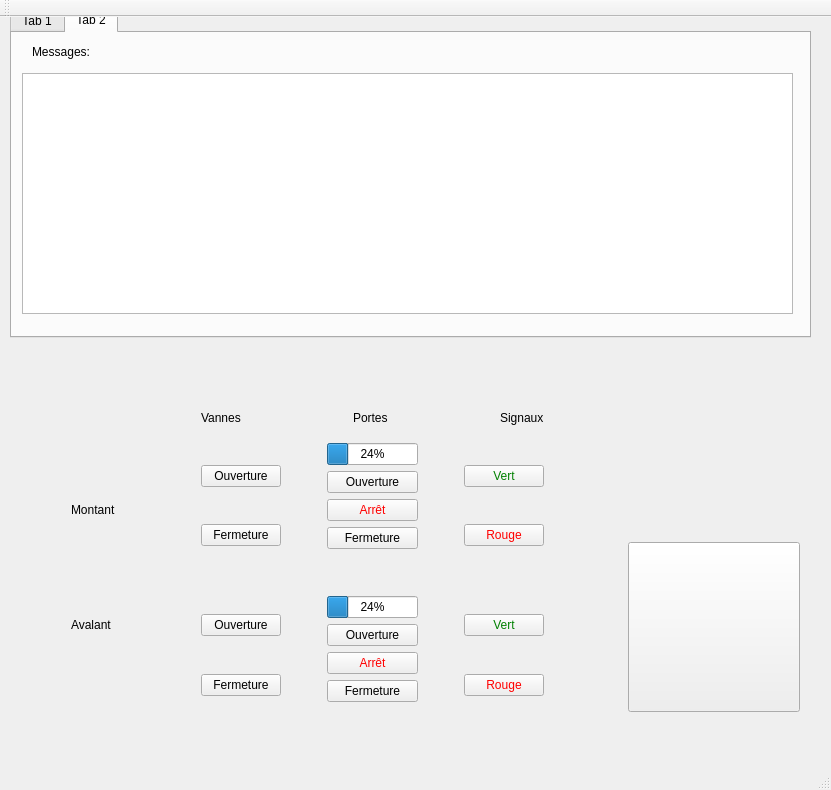
<?xml version="1.0" encoding="UTF-8"?>
<ui version="4.0">
 <class>MainWindow</class>
 <widget class="QMainWindow" name="MainWindow">
  <property name="geometry">
   <rect>
    <x>0</x>
    <y>0</y>
    <width>831</width>
    <height>790</height>
   </rect>
  </property>
  <property name="windowTitle">
   <string>MainWindow</string>
  </property>
  <widget class="QWidget" name="centralWidget">
   <widget class="QStackedWidget" name="stackedWidget">
    <property name="geometry">
     <rect>
      <x>40</x>
      <y>340</y>
      <width>781</width>
      <height>401</height>
     </rect>
    </property>
    <property name="layoutDirection">
     <enum>Qt::LeftToRight</enum>
    </property>
    <property name="currentIndex">
     <number>1</number>
    </property>
    <widget class="QWidget" name="IHMAuto">
     <widget class="QWidget" name="horizontalLayoutWidget">
      <property name="geometry">
       <rect>
        <x>100</x>
        <y>90</y>
        <width>581</width>
        <height>211</height>
       </rect>
      </property>
      <layout class="QHBoxLayout" name="horizontalLayout_3">
       <item>
        <layout class="QVBoxLayout" name="verticalLayout_2">
         <item>
          <widget class="QPushButton" name="buttonMontant">
           <property name="minimumSize">
            <size>
             <width>77</width>
             <height>50</height>
            </size>
           </property>
           <property name="styleSheet">
            <string notr="true">#buttonMontant{
border-image: url(/home/victor/cours/IHM/IHMEcluse/images/haut.png);
}</string>
           </property>
           <property name="text">
            <string/>
           </property>
          </widget>
         </item>
         <item>
          <widget class="QPushButton" name="buttonAvalant">
           <property name="minimumSize">
            <size>
             <width>89</width>
             <height>74</height>
            </size>
           </property>
           <property name="styleSheet">
            <string notr="true">#buttonAvalant{
border-image: url(/home/victor/cours/IHM/IHMEcluse/images/bas.png);
}</string>
           </property>
           <property name="text">
            <string/>
           </property>
          </widget>
         </item>
        </layout>
       </item>
       <item>
        <spacer name="horizontalSpacer_2">
         <property name="orientation">
          <enum>Qt::Horizontal</enum>
         </property>
         <property name="sizeHint" stdset="0">
          <size>
           <width>40</width>
           <height>20</height>
          </size>
         </property>
        </spacer>
       </item>
       <item>
        <layout class="QHBoxLayout" name="horizontalLayout_4">
         <item>
          <widget class="QPushButton" name="buttonEnter">
           <property name="text">
            <string>Entrer</string>
           </property>
          </widget>
         </item>
         <item>
          <widget class="QPushButton" name="buttonExit">
           <property name="text">
            <string>Sortir</string>
           </property>
          </widget>
         </item>
        </layout>
       </item>
       <item>
        <spacer name="horizontalSpacer">
         <property name="orientation">
          <enum>Qt::Horizontal</enum>
         </property>
         <property name="sizeHint" stdset="0">
          <size>
           <width>40</width>
           <height>20</height>
          </size>
         </property>
        </spacer>
       </item>
       <item>
        <layout class="QGridLayout" name="gridLayout_5">
         <item row="0" column="0">
          <widget class="QPushButton" name="buttonStopAuto">
           <property name="minimumSize">
            <size>
             <width>172</width>
             <height>170</height>
            </size>
           </property>
           <property name="styleSheet">
            <string notr="true">#buttonStopAuto{
border-image: url(/home/victor/cours/IHM/IHMEcluse/images/urgence_relache.png);
}


#buttonStopAuto:pressed{
border-image: url(/home/victor/cours/IHM/IHMEcluse/images/arret_urgence.png);
}</string>
           </property>
           <property name="text">
            <string/>
           </property>
          </widget>
         </item>
        </layout>
       </item>
      </layout>
     </widget>
    </widget>
    <widget class="QWidget" name="IHMMan">
     <widget class="QWidget" name="horizontalLayoutWidget_4">
      <property name="geometry">
       <rect>
        <x>20</x>
        <y>40</y>
        <width>751</width>
        <height>341</height>
       </rect>
      </property>
      <layout class="QHBoxLayout" name="horizontalLayout_6">
       <item>
        <layout class="QVBoxLayout" name="verticalLayout_5">
         <item>
          <spacer name="verticalSpacer">
           <property name="orientation">
            <enum>Qt::Vertical</enum>
           </property>
           <property name="sizeHint" stdset="0">
            <size>
             <width>20</width>
             <height>40</height>
            </size>
           </property>
          </spacer>
         </item>
         <item>
          <widget class="QLabel" name="label_4">
           <property name="text">
            <string>Montant</string>
           </property>
          </widget>
         </item>
         <item>
          <spacer name="verticalSpacer_2">
           <property name="orientation">
            <enum>Qt::Vertical</enum>
           </property>
           <property name="sizeHint" stdset="0">
            <size>
             <width>20</width>
             <height>40</height>
            </size>
           </property>
          </spacer>
         </item>
         <item>
          <widget class="QLabel" name="label_5">
           <property name="text">
            <string>Avalant</string>
           </property>
          </widget>
         </item>
         <item>
          <spacer name="verticalSpacer_3">
           <property name="orientation">
            <enum>Qt::Vertical</enum>
           </property>
           <property name="sizeHint" stdset="0">
            <size>
             <width>20</width>
             <height>40</height>
            </size>
           </property>
          </spacer>
         </item>
        </layout>
       </item>
       <item>
        <spacer name="horizontalSpacer_8">
         <property name="orientation">
          <enum>Qt::Horizontal</enum>
         </property>
         <property name="sizeHint" stdset="0">
          <size>
           <width>40</width>
           <height>20</height>
          </size>
         </property>
        </spacer>
       </item>
       <item>
        <layout class="QVBoxLayout" name="verticalLayout_4">
         <item>
          <spacer name="verticalSpacer_4">
           <property name="orientation">
            <enum>Qt::Vertical</enum>
           </property>
           <property name="sizeHint" stdset="0">
            <size>
             <width>20</width>
             <height>40</height>
            </size>
           </property>
          </spacer>
         </item>
         <item>
          <layout class="QHBoxLayout" name="horizontalLayout_5">
           <item>
            <widget class="QLabel" name="label">
             <property name="text">
              <string>Vannes</string>
             </property>
            </widget>
           </item>
           <item>
            <spacer name="horizontalSpacer_5">
             <property name="orientation">
              <enum>Qt::Horizontal</enum>
             </property>
             <property name="sizeHint" stdset="0">
              <size>
               <width>40</width>
               <height>20</height>
              </size>
             </property>
            </spacer>
           </item>
           <item>
            <widget class="QLabel" name="label_2">
             <property name="text">
              <string>Portes</string>
             </property>
            </widget>
           </item>
           <item>
            <spacer name="horizontalSpacer_6">
             <property name="orientation">
              <enum>Qt::Horizontal</enum>
             </property>
             <property name="sizeHint" stdset="0">
              <size>
               <width>40</width>
               <height>20</height>
              </size>
             </property>
            </spacer>
           </item>
           <item>
            <widget class="QLabel" name="label_3">
             <property name="text">
              <string>Signaux</string>
             </property>
            </widget>
           </item>
          </layout>
         </item>
         <item>
          <spacer name="verticalSpacer_6">
           <property name="orientation">
            <enum>Qt::Vertical</enum>
           </property>
           <property name="sizeHint" stdset="0">
            <size>
             <width>20</width>
             <height>40</height>
            </size>
           </property>
          </spacer>
         </item>
         <item>
          <layout class="QHBoxLayout" name="horizontalLayout_2">
           <item>
            <layout class="QVBoxLayout" name="groupeButtonVannes">
             <item>
              <layout class="QVBoxLayout" name="groupeVanneMontant">
               <item>
                <spacer name="verticalSpacer_7">
                 <property name="orientation">
                  <enum>Qt::Vertical</enum>
                 </property>
                 <property name="sizeHint" stdset="0">
                  <size>
                   <width>20</width>
                   <height>40</height>
                  </size>
                 </property>
                </spacer>
               </item>
               <item>
                <widget class="QPushButton" name="vanneMontantOuv">
                 <property name="styleSheet">
                  <string notr="true">#vanneMontantOuv{background-image: url(:/fleche.png)}</string>
                 </property>
                 <property name="text">
                  <string>Ouverture</string>
                 </property>
                </widget>
               </item>
               <item>
                <spacer name="verticalSpacer_8">
                 <property name="orientation">
                  <enum>Qt::Vertical</enum>
                 </property>
                 <property name="sizeHint" stdset="0">
                  <size>
                   <width>20</width>
                   <height>40</height>
                  </size>
                 </property>
                </spacer>
               </item>
               <item>
                <widget class="QPushButton" name="vanneMontantFerm">
                 <property name="text">
                  <string>Fermeture</string>
                 </property>
                </widget>
               </item>
               <item>
                <spacer name="verticalSpacer_9">
                 <property name="orientation">
                  <enum>Qt::Vertical</enum>
                 </property>
                 <property name="sizeHint" stdset="0">
                  <size>
                   <width>20</width>
                   <height>40</height>
                  </size>
                 </property>
                </spacer>
               </item>
              </layout>
             </item>
             <item>
              <layout class="QVBoxLayout" name="groupeVanneAvalant">
               <item>
                <spacer name="verticalSpacer_10">
                 <property name="orientation">
                  <enum>Qt::Vertical</enum>
                 </property>
                 <property name="sizeHint" stdset="0">
                  <size>
                   <width>20</width>
                   <height>40</height>
                  </size>
                 </property>
                </spacer>
               </item>
               <item>
                <widget class="QPushButton" name="vanneAvalantOuv">
                 <property name="text">
                  <string>Ouverture</string>
                 </property>
                </widget>
               </item>
               <item>
                <spacer name="verticalSpacer_11">
                 <property name="orientation">
                  <enum>Qt::Vertical</enum>
                 </property>
                 <property name="sizeHint" stdset="0">
                  <size>
                   <width>20</width>
                   <height>40</height>
                  </size>
                 </property>
                </spacer>
               </item>
               <item>
                <widget class="QPushButton" name="vanneAvalantFerm">
                 <property name="text">
                  <string>Fermeture</string>
                 </property>
                </widget>
               </item>
               <item>
                <spacer name="verticalSpacer_12">
                 <property name="orientation">
                  <enum>Qt::Vertical</enum>
                 </property>
                 <property name="sizeHint" stdset="0">
                  <size>
                   <width>20</width>
                   <height>40</height>
                  </size>
                 </property>
                </spacer>
               </item>
              </layout>
             </item>
            </layout>
           </item>
           <item>
            <spacer name="horizontalSpacer_3">
             <property name="orientation">
              <enum>Qt::Horizontal</enum>
             </property>
             <property name="sizeHint" stdset="0">
              <size>
               <width>40</width>
               <height>20</height>
              </size>
             </property>
            </spacer>
           </item>
           <item>
            <layout class="QVBoxLayout" name="groupeButtonPortes">
             <item>
              <spacer name="verticalSpacer_19">
               <property name="orientation">
                <enum>Qt::Vertical</enum>
               </property>
               <property name="sizeHint" stdset="0">
                <size>
                 <width>20</width>
                 <height>40</height>
                </size>
               </property>
              </spacer>
             </item>
             <item>
              <widget class="QProgressBar" name="progressPorteMontant">
               <property name="value">
                <number>24</number>
               </property>
              </widget>
             </item>
             <item>
              <layout class="QVBoxLayout" name="groupePorteMontant">
               <item>
                <widget class="QPushButton" name="porteMontantOuv">
                 <property name="styleSheet">
                  <string notr="true"/>
                 </property>
                 <property name="text">
                  <string>Ouverture</string>
                 </property>
                </widget>
               </item>
               <item>
                <widget class="QPushButton" name="porteMontantArret">
                 <property name="minimumSize">
                  <size>
                   <width>0</width>
                   <height>0</height>
                  </size>
                 </property>
                 <property name="styleSheet">
                  <string notr="true">#porteMontantArret{
color: red
}</string>
                 </property>
                 <property name="text">
                  <string>Arrêt</string>
                 </property>
                </widget>
               </item>
               <item>
                <widget class="QPushButton" name="porteMontantFerm">
                 <property name="styleSheet">
                  <string notr="true"/>
                 </property>
                 <property name="text">
                  <string>Fermeture</string>
                 </property>
                </widget>
               </item>
               <item>
                <spacer name="verticalSpacer_20">
                 <property name="orientation">
                  <enum>Qt::Vertical</enum>
                 </property>
                 <property name="sizeHint" stdset="0">
                  <size>
                   <width>20</width>
                   <height>40</height>
                  </size>
                 </property>
                </spacer>
               </item>
              </layout>
             </item>
             <item>
              <spacer name="verticalSpacer_5">
               <property name="orientation">
                <enum>Qt::Vertical</enum>
               </property>
               <property name="sizeHint" stdset="0">
                <size>
                 <width>20</width>
                 <height>40</height>
                </size>
               </property>
              </spacer>
             </item>
             <item>
              <layout class="QVBoxLayout" name="groupePorteAvalant">
               <item>
                <spacer name="verticalSpacer_21">
                 <property name="orientation">
                  <enum>Qt::Vertical</enum>
                 </property>
                 <property name="sizeHint" stdset="0">
                  <size>
                   <width>20</width>
                   <height>40</height>
                  </size>
                 </property>
                </spacer>
               </item>
               <item>
                <widget class="QProgressBar" name="progressPorteAvalant">
                 <property name="value">
                  <number>24</number>
                 </property>
                </widget>
               </item>
               <item>
                <widget class="QPushButton" name="porteAvalantOuv">
                 <property name="styleSheet">
                  <string notr="true"/>
                 </property>
                 <property name="text">
                  <string>Ouverture</string>
                 </property>
                </widget>
               </item>
               <item>
                <widget class="QPushButton" name="porteAvalantArret">
                 <property name="styleSheet">
                  <string notr="true">#porteAvalantArret{
color: red
}</string>
                 </property>
                 <property name="text">
                  <string>Arrêt</string>
                 </property>
                </widget>
               </item>
               <item>
                <widget class="QPushButton" name="porteAvalantFerm">
                 <property name="styleSheet">
                  <string notr="true"/>
                 </property>
                 <property name="text">
                  <string>Fermeture</string>
                 </property>
                </widget>
               </item>
               <item>
                <spacer name="verticalSpacer_22">
                 <property name="orientation">
                  <enum>Qt::Vertical</enum>
                 </property>
                 <property name="sizeHint" stdset="0">
                  <size>
                   <width>20</width>
                   <height>40</height>
                  </size>
                 </property>
                </spacer>
               </item>
              </layout>
             </item>
            </layout>
           </item>
           <item>
            <spacer name="horizontalSpacer_4">
             <property name="orientation">
              <enum>Qt::Horizontal</enum>
             </property>
             <property name="sizeHint" stdset="0">
              <size>
               <width>40</width>
               <height>20</height>
              </size>
             </property>
            </spacer>
           </item>
           <item>
            <layout class="QVBoxLayout" name="groupeButtonSignaux">
             <item>
              <layout class="QVBoxLayout" name="signauxMontant">
               <item>
                <spacer name="verticalSpacer_13">
                 <property name="orientation">
                  <enum>Qt::Vertical</enum>
                 </property>
                 <property name="sizeHint" stdset="0">
                  <size>
                   <width>20</width>
                   <height>40</height>
                  </size>
                 </property>
                </spacer>
               </item>
               <item>
                <widget class="QPushButton" name="vertMontant">
                 <property name="styleSheet">
                  <string notr="true">#vertMontant{color: green}</string>
                 </property>
                 <property name="text">
                  <string>Vert</string>
                 </property>
                </widget>
               </item>
               <item>
                <spacer name="verticalSpacer_14">
                 <property name="orientation">
                  <enum>Qt::Vertical</enum>
                 </property>
                 <property name="sizeHint" stdset="0">
                  <size>
                   <width>20</width>
                   <height>40</height>
                  </size>
                 </property>
                </spacer>
               </item>
               <item>
                <widget class="QPushButton" name="rougeMontant">
                 <property name="styleSheet">
                  <string notr="true">#rougeMontant{color: red}</string>
                 </property>
                 <property name="text">
                  <string>Rouge</string>
                 </property>
                </widget>
               </item>
               <item>
                <spacer name="verticalSpacer_18">
                 <property name="orientation">
                  <enum>Qt::Vertical</enum>
                 </property>
                 <property name="sizeHint" stdset="0">
                  <size>
                   <width>20</width>
                   <height>40</height>
                  </size>
                 </property>
                </spacer>
               </item>
              </layout>
             </item>
             <item>
              <layout class="QVBoxLayout" name="signauxAvalant">
               <item>
                <spacer name="verticalSpacer_15">
                 <property name="orientation">
                  <enum>Qt::Vertical</enum>
                 </property>
                 <property name="sizeHint" stdset="0">
                  <size>
                   <width>20</width>
                   <height>40</height>
                  </size>
                 </property>
                </spacer>
               </item>
               <item>
                <widget class="QPushButton" name="vertAvalant">
                 <property name="styleSheet">
                  <string notr="true">#vertAvalant{color: green}</string>
                 </property>
                 <property name="text">
                  <string>Vert</string>
                 </property>
                </widget>
               </item>
               <item>
                <spacer name="verticalSpacer_16">
                 <property name="orientation">
                  <enum>Qt::Vertical</enum>
                 </property>
                 <property name="sizeHint" stdset="0">
                  <size>
                   <width>20</width>
                   <height>40</height>
                  </size>
                 </property>
                </spacer>
               </item>
               <item>
                <widget class="QPushButton" name="rougeAvalant">
                 <property name="styleSheet">
                  <string notr="true">#rougeAvalant{color: red}</string>
                 </property>
                 <property name="text">
                  <string>Rouge</string>
                 </property>
                </widget>
               </item>
               <item>
                <spacer name="verticalSpacer_17">
                 <property name="orientation">
                  <enum>Qt::Vertical</enum>
                 </property>
                 <property name="sizeHint" stdset="0">
                  <size>
                   <width>20</width>
                   <height>40</height>
                  </size>
                 </property>
                </spacer>
               </item>
              </layout>
             </item>
            </layout>
           </item>
          </layout>
         </item>
        </layout>
       </item>
       <item>
        <spacer name="horizontalSpacer_7">
         <property name="orientation">
          <enum>Qt::Horizontal</enum>
         </property>
         <property name="sizeHint" stdset="0">
          <size>
           <width>40</width>
           <height>20</height>
          </size>
         </property>
        </spacer>
       </item>
       <item>
        <layout class="QVBoxLayout" name="groupeButtonUrgence">
         <item>
          <widget class="QLabel" name="alarme">
           <property name="maximumSize">
            <size>
             <width>100</width>
             <height>100</height>
            </size>
           </property>
           <property name="styleSheet">
            <string notr="true">#alarme{
border-image: url(/home/victor/cours/IHM/IHMEcluse/images/voyant_rouge_eteind.png)
}</string>
           </property>
           <property name="text">
            <string/>
           </property>
           <property name="pixmap">
            <pixmap resource="images.qrc">:/images/voyant_rouge_eteind.png</pixmap>
           </property>
           <property name="scaledContents">
            <bool>true</bool>
           </property>
          </widget>
         </item>
         <item>
          <widget class="QPushButton" name="buttonStopMan">
           <property name="minimumSize">
            <size>
             <width>172</width>
             <height>170</height>
            </size>
           </property>
           <property name="styleSheet">
            <string notr="true"/>
           </property>
           <property name="text">
            <string/>
           </property>
           <property name="icon">
            <iconset resource="images.qrc">
             <normaloff>:/images/urgence_relache.png</normaloff>
             <normalon>:/images/urgence_relache.png</normalon>
             <activeoff>:/images/arret_urgence.png</activeoff>:/images/urgence_relache.png</iconset>
           </property>
           <property name="iconSize">
            <size>
             <width>100</width>
             <height>100</height>
            </size>
           </property>
          </widget>
         </item>
        </layout>
       </item>
      </layout>
     </widget>
    </widget>
   </widget>
   <widget class="QTabWidget" name="tabWidget_2">
    <property name="geometry">
     <rect>
      <x>10</x>
      <y>-10</y>
      <width>801</width>
      <height>331</height>
     </rect>
    </property>
    <property name="currentIndex">
     <number>1</number>
    </property>
    <widget class="QWidget" name="tab">
     <attribute name="title">
      <string>Tab 1</string>
     </attribute>
     <widget class="QLabel" name="ecluse">
      <property name="geometry">
       <rect>
        <x>70</x>
        <y>40</y>
        <width>521</width>
        <height>231</height>
       </rect>
      </property>
      <property name="minimumSize">
       <size>
        <width>500</width>
        <height>200</height>
       </size>
      </property>
      <property name="styleSheet">
       <string notr="true"/>
      </property>
      <property name="text">
       <string/>
      </property>
      <property name="pixmap">
       <pixmap resource="images.qrc">:/images/ecluse.png</pixmap>
      </property>
      <property name="scaledContents">
       <bool>true</bool>
      </property>
     </widget>
     <widget class="QLabel" name="vanneMontant">
      <property name="geometry">
       <rect>
        <x>180</x>
        <y>40</y>
        <width>16</width>
        <height>50</height>
       </rect>
      </property>
      <property name="minimumSize">
       <size>
        <width>0</width>
        <height>0</height>
       </size>
      </property>
      <property name="maximumSize">
       <size>
        <width>30</width>
        <height>50</height>
       </size>
      </property>
      <property name="styleSheet">
       <string notr="true">#vanneMontant{
background-color: black;
}</string>
      </property>
      <property name="text">
       <string/>
      </property>
      <property name="scaledContents">
       <bool>true</bool>
      </property>
     </widget>
     <widget class="QLabel" name="vanneAvalant">
      <property name="geometry">
       <rect>
        <x>460</x>
        <y>40</y>
        <width>16</width>
        <height>51</height>
       </rect>
      </property>
      <property name="styleSheet">
       <string notr="true">#vanneAvalant{
background-color: black;
}</string>
      </property>
      <property name="text">
       <string/>
      </property>
      <property name="scaledContents">
       <bool>false</bool>
      </property>
     </widget>
     <widget class="QLabel" name="signalMontant">
      <property name="geometry">
       <rect>
        <x>80</x>
        <y>250</y>
        <width>21</width>
        <height>21</height>
       </rect>
      </property>
      <property name="styleSheet">
       <string notr="true"/>
      </property>
      <property name="text">
       <string/>
      </property>
      <property name="pixmap">
       <pixmap resource="images.qrc">:/images/voyant_rouge_allume.png</pixmap>
      </property>
      <property name="scaledContents">
       <bool>true</bool>
      </property>
     </widget>
     <widget class="QLabel" name="signalAvalant">
      <property name="geometry">
       <rect>
        <x>560</x>
        <y>250</y>
        <width>21</width>
        <height>21</height>
       </rect>
      </property>
      <property name="styleSheet">
       <string notr="true"/>
      </property>
      <property name="text">
       <string/>
      </property>
      <property name="pixmap">
       <pixmap resource="images.qrc">:/images/voyant_rouge_allume.png</pixmap>
      </property>
      <property name="scaledContents">
       <bool>true</bool>
      </property>
     </widget>
     <widget class="QProgressBar" name="waterLevel">
      <property name="geometry">
       <rect>
        <x>710</x>
        <y>40</y>
        <width>41</width>
        <height>231</height>
       </rect>
      </property>
      <property name="layoutDirection">
       <enum>Qt::LeftToRight</enum>
      </property>
      <property name="value">
       <number>24</number>
      </property>
      <property name="textVisible">
       <bool>false</bool>
      </property>
      <property name="orientation">
       <enum>Qt::Vertical</enum>
      </property>
      <property name="textDirection">
       <enum>QProgressBar::TopToBottom</enum>
      </property>
     </widget>
     <widget class="QLabel" name="porteAvalant">
      <property name="geometry">
       <rect>
        <x>450</x>
        <y>140</y>
        <width>21</width>
        <height>91</height>
       </rect>
      </property>
      <property name="styleSheet">
       <string notr="true">#porteAvalant{
background-color: black
}</string>
      </property>
      <property name="text">
       <string/>
      </property>
     </widget>
     <widget class="QLabel" name="porteMontant">
      <property name="geometry">
       <rect>
        <x>190</x>
        <y>140</y>
        <width>21</width>
        <height>91</height>
       </rect>
      </property>
      <property name="styleSheet">
       <string notr="true">#porteMontant{
background-color: black
}</string>
      </property>
      <property name="text">
       <string/>
      </property>
     </widget>
     <widget class="QLabel" name="vanneMontant_4">
      <property name="geometry">
       <rect>
        <x>360</x>
        <y>230</y>
        <width>16</width>
        <height>51</height>
       </rect>
      </property>
      <property name="styleSheet">
       <string notr="true">#vanneMontant{
background-color: black;
}</string>
      </property>
      <property name="text">
       <string/>
      </property>
      <property name="scaledContents">
       <bool>true</bool>
      </property>
     </widget>
    </widget>
    <widget class="QWidget" name="tab_4">
     <attribute name="title">
      <string>Tab 2</string>
     </attribute>
     <widget class="QTextBrowser" name="messageDisplay">
      <property name="geometry">
       <rect>
        <x>10</x>
        <y>40</y>
        <width>771</width>
        <height>241</height>
       </rect>
      </property>
     </widget>
     <widget class="QLabel" name="label_7">
      <property name="geometry">
       <rect>
        <x>20</x>
        <y>10</y>
        <width>81</width>
        <height>17</height>
       </rect>
      </property>
      <property name="text">
       <string>Messages:</string>
      </property>
     </widget>
    </widget>
   </widget>
  </widget>
  <widget class="QMenuBar" name="menuBar">
   <property name="geometry">
    <rect>
     <x>0</x>
     <y>0</y>
     <width>831</width>
     <height>25</height>
    </rect>
   </property>
  </widget>
  <widget class="QToolBar" name="mainToolBar">
   <attribute name="toolBarArea">
    <enum>TopToolBarArea</enum>
   </attribute>
   <attribute name="toolBarBreak">
    <bool>false</bool>
   </attribute>
  </widget>
  <widget class="QStatusBar" name="statusBar"/>
 </widget>
 <layoutdefault spacing="6" margin="11"/>
 <resources>
  <include location="images.qrc"/>
 </resources>
 <connections/>
</ui>
